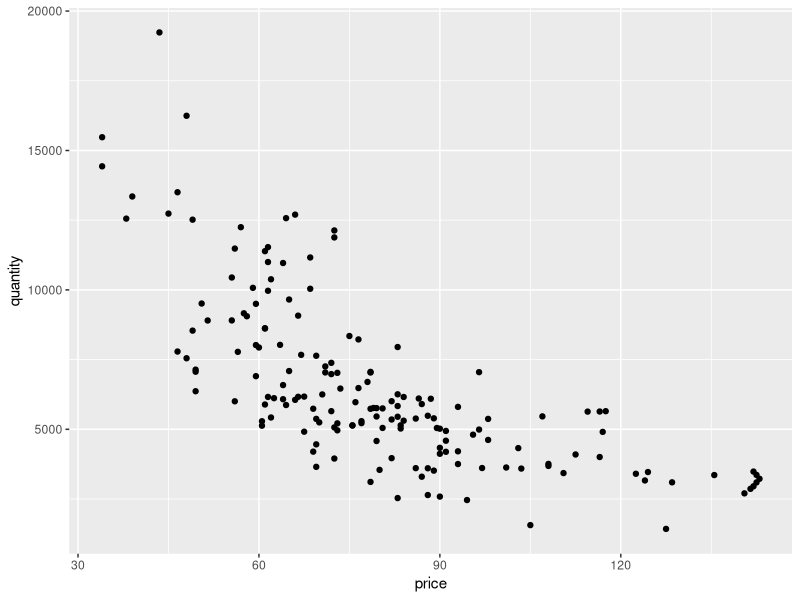
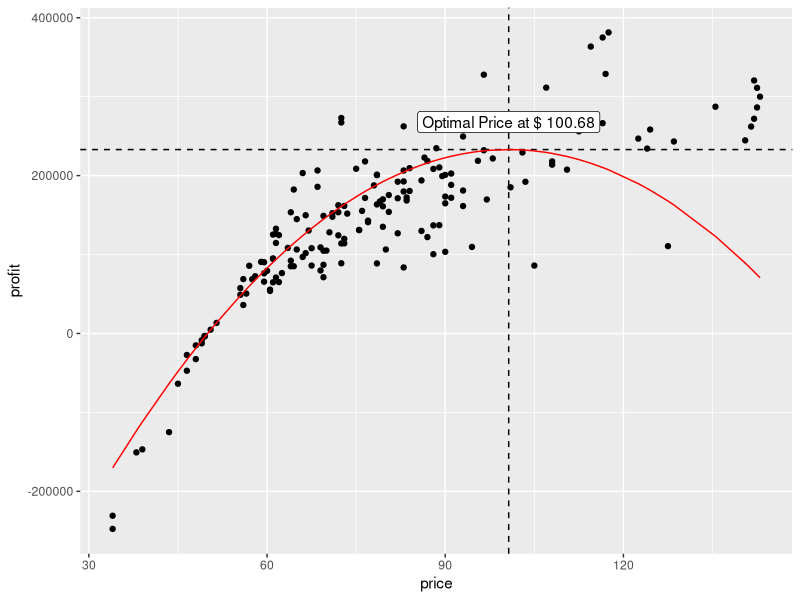

R code for these plots, in order: (Note: this script raises an error after producing the figures.)
## ---- chunk 1
# clean up the environment
rm(list = ls())
gc()

# setup chunk options
knitr::opts_chunk$set(
  message = FALSE,
  warning = FALSE,
  fig.align = "center",
  comment = "#>"
)

options(scipen = 9999)
## ---- chunk 2
# load libraries

library(tidyverse)
library(pracma)
library(lubridate)
## ---- chunk 3
shoes <- read_csv(file = "data/shoes.csv")
glimpse(shoes)
## ---- chunk 4
mc <- 50

shoes_filter <- shoes %>% 
  filter(region == "Semarang")

shoes_filter %>% 
  head()
## ---- chunk 5
shoes_agg <- shoes_filter %>% 
  mutate(profit = quantity*(price-mc))

head(shoes_agg)
## ---- chunk 6
shoes_agg %>% 
  ggplot(mapping = aes(x = price, y = quantity)) +
  geom_point()
## ---- chunk 7
# Fit of the demand model

model_lm <- lm(formula = quantity~price, data = shoes_agg)
summary(model_lm)
## ---- chunk 8
# extract slope and intercept from the model.

alpha <- model_lm$coefficients[2]
beta <-  model_lm$coefficients[1]
## ---- chunk 9
cat("aplha:", alpha, "\n")
cat("beta:", beta)
## ---- chunk 10
shoes_agg <- shoes_agg %>% 
  mutate(profit_fitted = model_lm$fitted.values*(price - mc))

shoes_agg %>% 
  head()
## ---- chunk 11
# Optimal Price

price_max_profit <- (alpha*mc - beta)/(2*alpha)

profit_max <- predict(model_lm, newdata = data.frame(price = price_max_profit))*(price_max_profit - mc)
## ---- chunk 12
price_max_profit
## ---- chunk 13
profit_max
## ---- chunk 14
# Plots

ggplot(shoes_agg) + aes(x = price, y = profit) +
  geom_point() + 
  geom_vline(xintercept = price_max_profit, lty = 2) +
  geom_hline(yintercept = profit_max, lty = 2) +
  geom_line(aes(x = price, y = profit_fitted), color = 'red') +
  annotate(geom = "label", x = price_max_profit, y = profit_max+(profit_max*0.15), label = paste("Optimal Price at $", round(price_max_profit,2)))
## ---- chunk 15
# your solution here

## ---- chunk 16
knitr::include_graphics("img/Cinema.png")
## ---- chunk 17

# setup objective function and constraints

obj_func <- c(140, 150)
constrain1 <- matrix(c(1,1,10,20), nrow = 2, byrow = T)
rhs1 <- c(50,700)

# linear programming

linprog(cc = obj_func, Aeq  = constrain1, beq =rhs1)
## ---- chunk 18
140*30 + 150*20
## ---- chunk 19
# your code here

# setup objective function and constraints

obj_func2 <- c(50, 18) 
constrain2 <- matrix(c(1,1,2,1), nrow = 2, byrow = T) 
rhs2 <- c(80,100) 

# linear programming 

linprog(cc = obj_func2, Aeq = constrain2, beq =rhs2) 
## ---- chunk 20
data_agg <- shoes_filter %>% 
  mutate(week = ceiling(day(date) / 7)) %>% 
  filter(week != 5) %>% 
  select(week, price, quantity)

data_agg %>% 
  ggplot(aes(x = price, y = quantity)) +
  geom_point() +
  geom_smooth() +
  facet_wrap(facets = vars(week))
## ---- chunk 21
fitted_models <- data_agg %>% 
  group_by(week) %>% 
  do(model = lm(quantity ~ price, data = .))
## ---- chunk 22
cat("model linear minggu pertama: \n")

fitted_models$model[[1]] 

cat("--------- \n \n")

cat("model linear minggu kedua: \n")

fitted_models$model[[2]] 

cat("--------- \n \n")

cat("model linear minggu ketiga: \n")

fitted_models$model[[3]] 

cat("--------- \n \n")

cat("model linear minggu keempat: \n")

fitted_models$model[[4]] 
## ---- chunk 23

# allowed price levels

price_list <- c(39, 59, 79, 99, 129, 149)

# t number of time intervals you want to recommend

t <- 4

# subtitute all price value to demand function

demand_w1 <- 12497.97 - 76.43*price_list
demand_w2 <- 15365.4 - 106.5*price_list
demand_w3 <- 13213.18 - 88.44*price_list
demand_w4 <- 14363.2 - 98.1*price_list
## ---- chunk 24

demand_vec <- c(demand_w1, demand_w2, demand_w3, demand_w4)
demand_vec <- ifelse(demand_vec < 0, 0, demand_vec)
demand_mat <- matrix(demand_vec, nrow = 1, byrow = TRUE)

cat("demand matrix: \n \n")
demand_mat

## ---- chunk 25

# Evaluate revenue for each demand function and each price level

# fungsi objektif

revenue_vec <- demand_vec*price_list


cat("revenue vector: \n \n")

revenue_vec
## ---- chunk 26
# constraint --------------------------------------------------------

create_mat <- function(i, k) {
  
  # create zero matrix
  
  mat_array <- matrix(data = 0,
                      ncol = i * k,
                      nrow = i)
  
  # filling values for each row
  
  for (row_mat in 1:i) {
    mat_array[row_mat, (row_mat * k):(row_mat * k - (k - 1))] <- 1
  }
  return(mat_array)
  
}

constrain_1 <- create_mat(i = t, k = length(price_list))

constrain_2 <- rep(1, t)
## ---- chunk 27

# linear program

set.seed(9999)

result <- linprog(cc = revenue_vec,  A = demand_mat, b = 10000, Aeq = constrain_1, beq = constrain_2, maximize = T)

cat(paste("Total Revenue: $", round(result$fva, 2)), "\n \n")

cat("Price schedule: \n")

matrix(result$x, nrow = length(price_list), ncol = t, byrow = F) 
